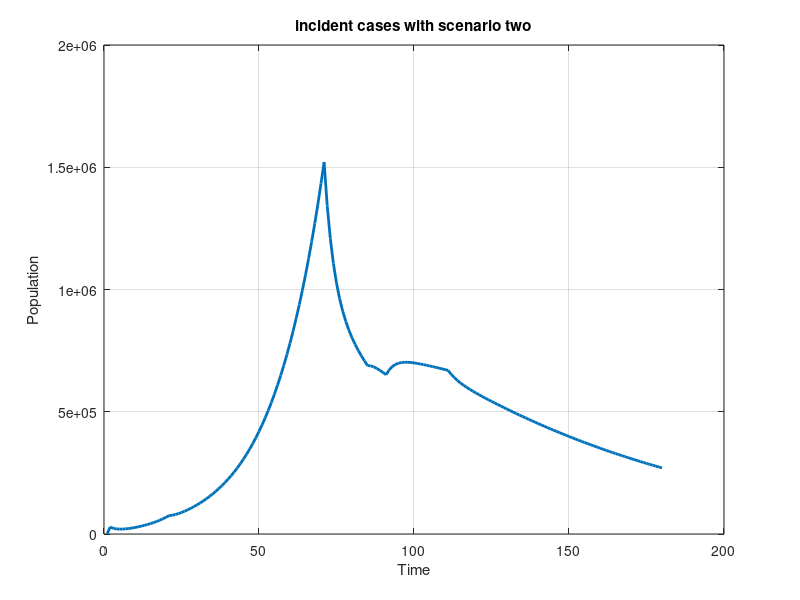

The MATLAB source for this figure:
%Q2- 2nd case commented part(a) , uncommented plot (b)
t = 180; 


N = 5*10^6;
alpha = 0.2;
gamma = 0.1;



S = zeros(t,1);
E = zeros(t,1);
I = zeros(t,1);
R = zeros(t,1);
New = zeros(t,1);

R(1) = 0;
I(1) = 40;
E(1) = 20*I(1);
S(1) = N-I(1)-E(1)-R(1);


for i = 2:t
    if i >=2 & i <= 20;
        R0 = 3 ;
    end
    if i >= 21 & i <= 70;
        R0 = 2.2;
    end
    if i >= 71 & i <= 84;
        R0 = 0.7;
    end
    if i >= 85 & i <= 90;
        R0 = 0.8;
    end
    if i >= 91 & i <= 110;
        R0 = 1.0;
    end
    if i >= 111 & i <= 180;
        R0 = 0.90;
    end
    if i >= 181;
        R0 = 0.5;
    end
    beta = R0 *gamma;
    
    S(i) = S(i-1) - beta*I(i-1)*S(i-1)/N;
    E(i) = E(i-1) + beta*I(i-1)*S(i-1)/N - alpha*E(i-1);
    I(i) = I(i-1) + alpha*E(i-1) - gamma*I(i-1);
    R(i) = R(i-1) + gamma*I(i-1);
    New(i) = alpha*E(i-1)*(t-1);
end
%%% 
% plot(1:t,S,'LineWidth',2)
% hold on
% plot(1:t,E,'LineWidth',2)
% hold on
% plot(1:t,I,'LineWidth',2)
% hold on
% plot(1:t,R,'LineWidth',2)
%hold on 
plot(1:t,New,'LineWidth',2)

grid on


title('incident cases with scenario two')
%legend("Susceptible","Exposed","Infected","Removed")
xlabel("Time")
ylabel("Population")